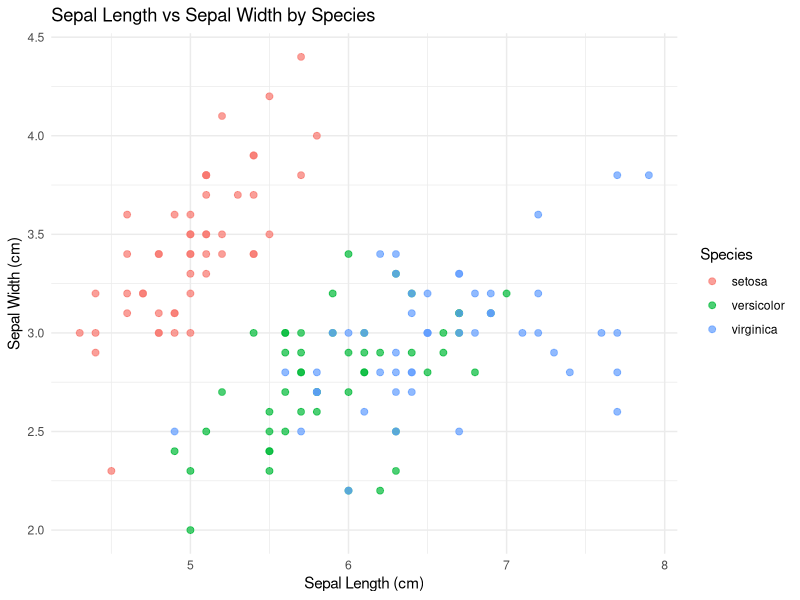
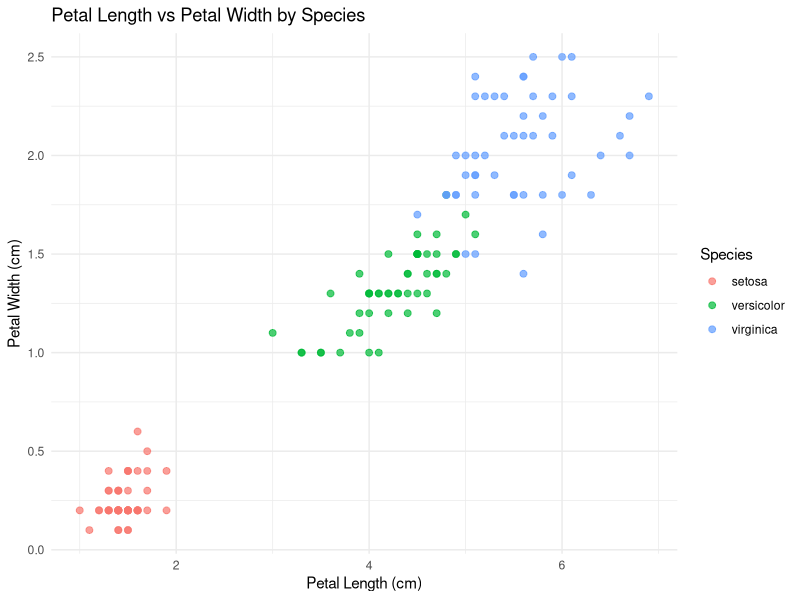
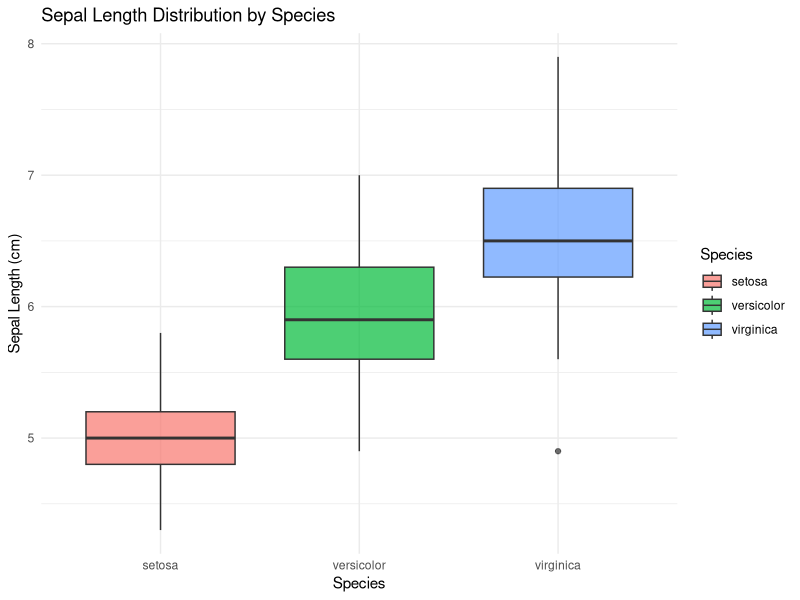
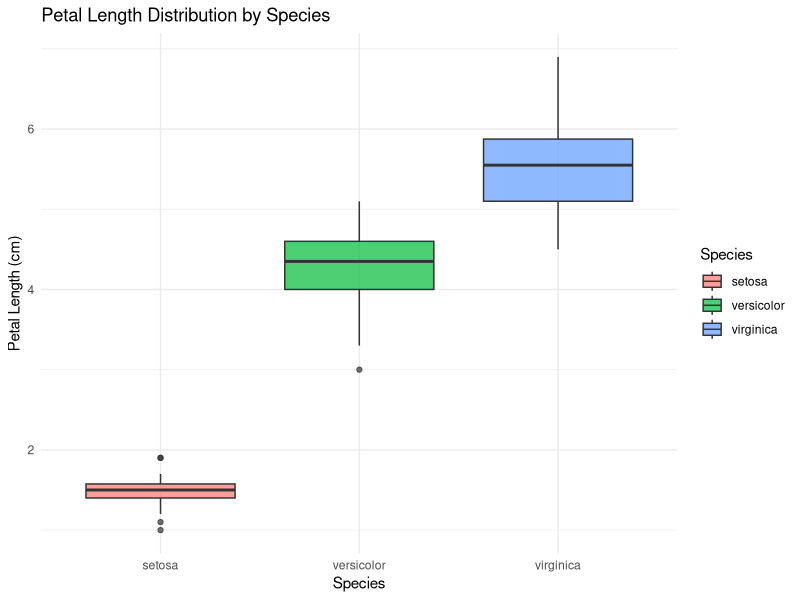

R code for these plots, in order: (Note: this script raises an error after producing the figures.)
# Cross-Validation in R with Iris Dataset
# Classification and Cross-Validation Analysis

# Load required libraries
library(caret)
library(e1071)
library(randomForest)
library(class)
library(ggplot2)
library(dplyr)
library(gridExtra)
# library(VIM)  # Not needed for this analysis

# Set working directory and create images directory
setwd("/Users/vuhung/00.Work/02.ACU/github/ITEC632/R-For-Data-Science/10-02-Cross-Validation-Iris")
if (!dir.exists("images")) {
  dir.create("images")
}

# Set theme for white background plots
theme_set(theme_minimal() + theme(plot.background = element_rect(fill = "white", color = NA)))

# Load the iris dataset
cat("Loading iris dataset...\n")
data(iris)

# Display basic information about the dataset
cat("Dataset Information:\n")
cat("Dataset dimensions:", dim(iris), "\n")
cat("Column names:", colnames(iris), "\n")
cat("Species distribution:\n")
print(table(iris$Species))

# Display first few rows
cat("First 6 rows of the dataset:\n")
print(head(iris))

# Basic statistics
cat("Dataset summary:\n")
print(summary(iris))

# Create data visualization
cat("Creating data visualizations...\n")

# 1. Pair plot of all features
p1 <- ggplot(iris, aes(x = Sepal.Length, y = Sepal.Width, color = Species)) +
  geom_point(size = 2, alpha = 0.7) +
  labs(title = "Sepal Length vs Sepal Width by Species",
       x = "Sepal Length (cm)",
       y = "Sepal Width (cm)") +
  theme_minimal() +
  theme(plot.background = element_rect(fill = "white", color = NA))

ggsave("images/sepal_plot.png", p1, width = 8, height = 6, dpi = 300, bg = "white")

# 2. Petal measurements plot
p2 <- ggplot(iris, aes(x = Petal.Length, y = Petal.Width, color = Species)) +
  geom_point(size = 2, alpha = 0.7) +
  labs(title = "Petal Length vs Petal Width by Species",
       x = "Petal Length (cm)",
       y = "Petal Width (cm)") +
  theme_minimal() +
  theme(plot.background = element_rect(fill = "white", color = NA))

ggsave("images/petal_plot.png", p2, width = 8, height = 6, dpi = 300, bg = "white")

# 3. Box plots for each feature
p3 <- ggplot(iris, aes(x = Species, y = Sepal.Length, fill = Species)) +
  geom_boxplot(alpha = 0.7) +
  labs(title = "Sepal Length Distribution by Species",
       x = "Species",
       y = "Sepal Length (cm)") +
  theme_minimal() +
  theme(plot.background = element_rect(fill = "white", color = NA))

ggsave("images/sepal_length_boxplot.png", p3, width = 8, height = 6, dpi = 300, bg = "white")

# 4. Petal length box plot
p4 <- ggplot(iris, aes(x = Species, y = Petal.Length, fill = Species)) +
  geom_boxplot(alpha = 0.7) +
  labs(title = "Petal Length Distribution by Species",
       x = "Species",
       y = "Petal Length (cm)") +
  theme_minimal() +
  theme(plot.background = element_rect(fill = "white", color = NA))

ggsave("images/petal_length_boxplot.png", p4, width = 8, height = 6, dpi = 300, bg = "white")

# Cross-Validation Analysis
cat("Starting cross-validation analysis...\n")

# Define cross-validation control
cv_control <- trainControl(
  method = "cv",           # k-fold cross-validation
  number = 10,             # 10-fold CV
  classProbs = TRUE,       # Enable class probabilities
  summaryFunction = defaultSummary  # Default summary function
)

# Prepare data for modeling
X <- iris[, 1:4]  # Features
y <- iris$Species  # Target variable

# 1. k-Nearest Neighbors (k-NN)
cat("Training k-NN model with cross-validation...\n")
knn_model <- train(
  x = X,
  y = y,
  method = "knn",
  trControl = cv_control,
  tuneGrid = expand.grid(k = c(1, 3, 5, 7, 9, 11, 13, 15))
)

# 2. Support Vector Machine (SVM)
cat("Training SVM model with cross-validation...\n")
svm_model <- train(
  x = X,
  y = y,
  method = "svmRadial",
  trControl = cv_control,
  tuneGrid = expand.grid(
    C = c(0.1, 1, 10, 100),
    sigma = c(0.1, 1, 10)
  )
)

# 3. Random Forest
cat("Training Random Forest model with cross-validation...\n")
rf_model <- train(
  x = X,
  y = y,
  method = "rf",
  trControl = cv_control,
  tuneGrid = expand.grid(mtry = c(1, 2, 3, 4))
)

# 4. Naive Bayes
cat("Training Naive Bayes model with cross-validation...\n")
nb_model <- train(
  x = X,
  y = y,
  method = "nb",
  trControl = cv_control
)

# 5. Linear Discriminant Analysis (LDA)
cat("Training LDA model with cross-validation...\n")
lda_model <- train(
  x = X,
  y = y,
  method = "lda",
  trControl = cv_control
)

# Compare model performance
cat("Comparing model performance...\n")
results <- resamples(list(
  kNN = knn_model,
  SVM = svm_model,
  RandomForest = rf_model,
  NaiveBayes = nb_model,
  LDA = lda_model
))

# Display results summary
cat("Cross-validation results summary:\n")
print(summary(results))

# Create performance comparison plot
# Extract accuracy values for plotting
accuracy_data <- data.frame(
  Model = rep(c("kNN", "SVM", "RandomForest", "NaiveBayes", "LDA"), each = 10),
  Accuracy = c(
    knn_model$resample$Accuracy,
    svm_model$resample$Accuracy,
    rf_model$resample$Accuracy,
    nb_model$resample$Accuracy,
    lda_model$resample$Accuracy
  )
)

p5 <- ggplot(accuracy_data, aes(x = Model, y = Accuracy, fill = Model)) +
  geom_boxplot(alpha = 0.7) +
  labs(title = "Model Performance Comparison (10-Fold CV)",
       x = "Model",
       y = "Accuracy") +
  theme_minimal() +
  theme(plot.background = element_rect(fill = "white", color = NA),
        axis.text.x = element_text(angle = 45, hjust = 1))

ggsave("images/model_comparison.png", p5, width = 10, height = 6, dpi = 300, bg = "white")

# Best model selection
best_accuracy <- max(accuracy_data$Accuracy)
best_model_name <- accuracy_data$Model[which.max(accuracy_data$Accuracy)]
cat("Best performing model:", best_model_name, "\n")
cat("Best accuracy:", best_accuracy, "\n")

# Feature importance analysis (using Random Forest)
cat("Feature importance analysis:\n")
importance_scores <- varImp(rf_model)
print(importance_scores)

# Create feature importance plot
importance_df <- data.frame(
  feature = rownames(importance_scores$importance),
  importance = importance_scores$importance$Overall
) %>%
  arrange(desc(importance))

p6 <- ggplot(importance_df, aes(x = reorder(feature, importance), y = importance)) +
  geom_col(fill = "steelblue", alpha = 0.7) +
  coord_flip() +
  labs(title = "Feature Importance (Random Forest)",
       x = "Features",
       y = "Importance Score") +
  theme_minimal() +
  theme(plot.background = element_rect(fill = "white", color = NA))

ggsave("images/feature_importance.png", p6, width = 8, height = 6, dpi = 300, bg = "white")

# Confusion matrix for best model
cat("Creating confusion matrix for best model...\n")
if (best_model_name == "kNN") {
  final_model <- knn_model
} else if (best_model_name == "SVM") {
  final_model <- svm_model
} else if (best_model_name == "RandomForest") {
  final_model <- rf_model
} else if (best_model_name == "NaiveBayes") {
  final_model <- nb_model
} else {
  final_model <- lda_model
}

# Make predictions on the full dataset
predictions <- predict(final_model, X)
confusion_matrix <- confusionMatrix(predictions, y)
print(confusion_matrix)

# Create confusion matrix visualization
cm_data <- as.data.frame(confusion_matrix$table)
p7 <- ggplot(cm_data, aes(x = Reference, y = Prediction, fill = Freq)) +
  geom_tile() +
  geom_text(aes(label = Freq), color = "white", size = 4) +
  scale_fill_gradient(low = "lightblue", high = "darkblue") +
  labs(title = paste("Confusion Matrix -", best_model_name),
       x = "Actual",
       y = "Predicted") +
  theme_minimal() +
  theme(plot.background = element_rect(fill = "white", color = NA))

ggsave("images/confusion_matrix.png", p7, width = 8, height = 6, dpi = 300, bg = "white")

# Cross-validation results by fold
cv_results <- data.frame(
  Model = rep(c("kNN", "SVM", "RandomForest", "NaiveBayes", "LDA"), each = 10),
  Fold = rep(1:10, 5),
  Accuracy = c(
    knn_model$resample$Accuracy,
    svm_model$resample$Accuracy,
    rf_model$resample$Accuracy,
    nb_model$resample$Accuracy,
    lda_model$resample$Accuracy
  )
)

p8 <- ggplot(cv_results, aes(x = Fold, y = Accuracy, color = Model)) +
  geom_line(linewidth = 1) +
  geom_point(size = 2) +
  labs(title = "Cross-Validation Performance by Fold",
       x = "Fold",
       y = "Accuracy") +
  theme_minimal() +
  theme(plot.background = element_rect(fill = "white", color = NA))

ggsave("images/cv_by_fold.png", p8, width = 10, height = 6, dpi = 300, bg = "white")

# Summary statistics
cat("\n=== Cross-Validation Summary ===\n")
cat("Dataset: Iris (150 samples, 4 features, 3 classes)\n")
cat("Cross-validation: 10-fold CV\n")
cat("Best model:", best_model_name, "\n")
cat("Best accuracy:", round(max(results$values$Accuracy), 4), "\n")
cat("Models tested: k-NN, SVM, Random Forest, Naive Bayes, LDA\n")

# Save results to CSV
results_summary <- data.frame(
  Model = c("kNN", "SVM", "RandomForest", "NaiveBayes", "LDA"),
  Mean_Accuracy = c(
    mean(knn_model$resample$Accuracy),
    mean(svm_model$resample$Accuracy),
    mean(rf_model$resample$Accuracy),
    mean(nb_model$resample$Accuracy),
    mean(lda_model$resample$Accuracy)
  ),
  SD_Accuracy = c(
    sd(knn_model$resample$Accuracy),
    sd(svm_model$resample$Accuracy),
    sd(rf_model$resample$Accuracy),
    sd(nb_model$resample$Accuracy),
    sd(lda_model$resample$Accuracy)
  )
)

write.csv(results_summary, "images/cross_validation_results.csv", row.names = FALSE)

cat("Cross-validation analysis completed successfully!\n")
cat("Results saved to images/ directory\n")
cat("Generated visualizations:\n")
cat("- sepal_plot.png: Sepal measurements scatter plot\n")
cat("- petal_plot.png: Petal measurements scatter plot\n")
cat("- sepal_length_boxplot.png: Sepal length distribution\n")
cat("- petal_length_boxplot.png: Petal length distribution\n")
cat("- model_comparison.png: Model performance comparison\n")
cat("- feature_importance.png: Feature importance analysis\n")
cat("- confusion_matrix.png: Best model confusion matrix\n")
cat("- cv_by_fold.png: Cross-validation performance by fold\n")
